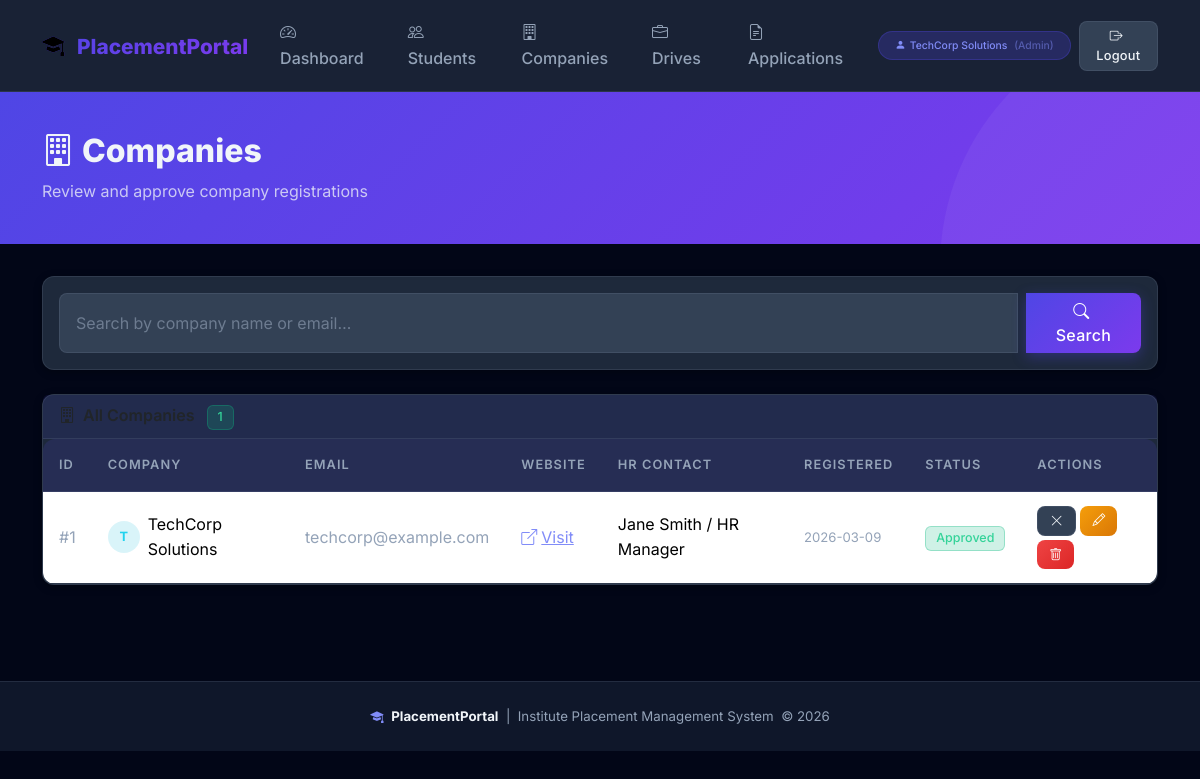
Page /admin/companies (signed in) on the committed database.
### tables this page shows
CREATE TABLE companies (
                id          INTEGER PRIMARY KEY AUTOINCREMENT,
                name        TEXT    NOT NULL,
                email       TEXT    NOT NULL UNIQUE,
                password    TEXT    NOT NULL,
                website     TEXT,
                hr_contact  TEXT,
                is_approved INTEGER NOT NULL DEFAULT 0,
                created_at  TEXT    NOT NULL DEFAULT (datetime('now'))
            );

### app.py (the view)
@app.route('/admin/companies')
@login_required_admin
def admin_companies():
    q = request.args.get('q', '').strip()
    if q:
        companies = query_db(
            "SELECT * FROM companies WHERE name LIKE ? OR email LIKE ? ORDER BY created_at DESC",
            [f'%{q}%', f'%{q}%']
        )
    else:
        companies = query_db("SELECT * FROM companies ORDER BY created_at DESC")
    return render_template('admin/companies.html', companies=companies, q=q)

### app.py (called while the page is built)
def get_db():
    if 'db' not in g:
        g.db = sqlite3.connect(DATABASE)
        g.db.row_factory = sqlite3.Row
        g.db.execute("PRAGMA foreign_keys = ON")
    return g.db

def query_db(query, args=(), one=False):
    cur = get_db().execute(query, args)
    rv = cur.fetchall()
    cur.close()
    return (rv[0] if rv else None) if one else rv

def login_required(role):
    def decorator(f):
        @wraps(f)
        def decorated(*args, **kwargs):
            if session.get('role') != role:
                flash('Please log in to access that page.', 'warning')
                return redirect(url_for('login'))
            return f(*args, **kwargs)
        return decorated
    return decorator

@app.context_processor
def inject_now():
    return {'now': datetime.now()}

### templates/admin/companies.html (shortened to what this page needs)
{% extends "base.html" %}
{% block content %}
<div class="page-header">
  <div class="container">
    <h1><i class="bi bi-building me-2"></i>Companies</h1>
    <p class="mb-0 opacity-75">Review and approve company registrations</p>
  </div>
</div>
<div class="container pb-5">
  <div class="card mb-4">
    <div class="card-body">
      <form method="GET" action="{{ url_for('admin_companies') }}" class="d-flex gap-2 search-bar">
        <input type="text" name="q" class="form-control" placeholder="Search by company name or email…"
               value="{{ q or '' }}"/>
        <button type="submit" class="btn btn-primary px-4"><i class="bi bi-search me-1"></i>Search</button>
      </form>
    </div>
  </div>
  <div class="card">
    <div class="card-header">
      <i class="bi bi-building me-2"></i>All Companies
      <span class="badge badge-approved ms-2">{{ companies|length }}</span>
    </div>
    <div class="card-body p-0">
      {% if companies %}
      <div class="table-responsive">
        <table class="table mb-0">
          <thead>
            <tr><th>ID</th><th>Company</th><th>Email</th><th>Website</th><th>HR Contact</th><th>Registered</th><th>Status</th><th>Actions</th></tr>
          </thead>
          <tbody>
            {% for c in companies %}
            <tr>
              <td style="color:var(--text-secondary);">#{{ c.id }}</td>
              <td class="fw-600">
                <div class="d-flex align-items-center gap-2">
                  <div class="avatar" style="background:rgba(6,182,212,0.15);color:#22d3ee;width:32px;height:32px;font-size:0.8rem;">
                    {{ c.name[0].upper() }}
                  </div>
                  {{ c.name }}
                </div>
              </td>
              <td style="color:var(--text-secondary);">{{ c.email }}</td>
              <td>
                {% if c.website %}
                  <a href="{{ c.website }}" target="_blank" style="color:var(--primary-light);">
                    <i class="bi bi-box-arrow-up-right me-1"></i>Visit
                  </a>
                {% else %}—{% endif %}
              </td>
              <td>{{ c.hr_contact or '—' }}</td>
              <td style="color:var(--text-secondary);font-size:0.82rem;">
                {{ c.created_at[:10] if c.created_at else '—' }}
              </td>
              <td>
                {% if c.is_approved %}
                  <span class="badge badge-approved">Approved</span>
                {% else %}
                  <span class="badge badge-pending">Pending</span>
                {% endif %}
              </td>
              <td>
                <div class="d-flex gap-1 flex-wrap">
                  {% if not c.is_approved %}
                  <form method="POST" action="{{ url_for('admin_approve_company', cid=c.id) }}" class="d-inline">
                    <button type="submit" class="btn btn-sm btn-success" title="Approve">
                      <i class="bi bi-check-lg"></i>
                    </button>
                  </form>
                  {% else %}
                  <form method="POST" action="{{ url_for('admin_reject_company', cid=c.id) }}" class="d-inline">
                    <button type="submit" class="btn btn-sm btn-secondary" title="Revoke">
                      <i class="bi bi-x-lg"></i>
                    </button>
                  </form>
                  {% endif %}
                  <a href="{{ url_for('admin_edit_company', cid=c.id) }}"
                     class="btn btn-sm btn-warning"><i class="bi bi-pencil"></i></a>
                  <form method="POST" action="{{ url_for('admin_delete_company', cid=c.id) }}"
                        class="d-inline" onsubmit="return confirm('Delete this company?')">
                    <button type="submit" class="btn btn-sm btn-danger"><i class="bi bi-trash"></i></button>
                  </form>
                </div>
              </td>
            </tr>
            {% endfor %}
          </tbody>
        </table>
      </div>
      {% else %}
      <div class="empty-state">
        <div class="empty-icon"><i class="bi bi-building"></i></div>
        <p>No companies found{% if q %} for "{{ q }}"{% endif %}.</p>
      </div>
      {% endif %}
    </div>
  </div>
</div>
{% endblock %}

### templates/base.html (shortened to what this page needs)
<!DOCTYPE html>
<html lang="en">
<head>
  <link rel="stylesheet" href="https://cdn.jsdelivr.net/npm/bootstrap@5.3.2/dist/css/bootstrap.min.css"/>
  <link rel="stylesheet" href="https://cdn.jsdelivr.net/npm/bootstrap-icons@1.11.3/font/bootstrap-icons.css"/>
  <link rel="stylesheet" href="{{ url_for('static', filename='css/style.css') }}"/>
</head>
<body>
{% if session.role %}
<nav class="navbar navbar-expand-lg sticky-top">
  <div class="container">
    <a class="navbar-brand" href="{{ url_for('index') }}">
      <i class="bi bi-mortarboard-fill me-2" style="font-size:1.4rem;-webkit-text-fill-color:initial;"></i>
      PlacementPortal
    </a>
    <div class="collapse navbar-collapse" id="navMain">
      <ul class="navbar-nav ms-auto align-items-lg-center gap-1">
        {% if session.role == 'admin' %}
          <li class="nav-item"><a class="nav-link" href="{{ url_for('admin_dashboard') }}"><i class="bi bi-speedometer2 me-1"></i>Dashboard</a></li>
          <li class="nav-item"><a class="nav-link" href="{{ url_for('admin_students') }}"><i class="bi bi-people me-1"></i>Students</a></li>
          <li class="nav-item"><a class="nav-link" href="{{ url_for('admin_companies') }}"><i class="bi bi-building me-1"></i>Companies</a></li>
          <li class="nav-item"><a class="nav-link" href="{{ url_for('admin_drives') }}"><i class="bi bi-briefcase me-1"></i>Drives</a></li>
          <li class="nav-item"><a class="nav-link" href="{{ url_for('admin_applications') }}"><i class="bi bi-file-earmark-text me-1"></i>Applications</a></li>
        {% elif session.role == 'company' %}
          <li class="nav-item"><a class="nav-link" href="{{ url_for('company_dashboard') }}"><i class="bi bi-speedometer2 me-1"></i>Dashboard</a></li>
          <li class="nav-item"><a class="nav-link" href="{{ url_for('company_create_drive') }}"><i class="bi bi-plus-circle me-1"></i>New Drive</a></li>
        {% elif session.role == 'student' %}
          <li class="nav-item"><a class="nav-link" href="{{ url_for('student_dashboard') }}"><i class="bi bi-speedometer2 me-1"></i>Dashboard</a></li>
          <li class="nav-item"><a class="nav-link" href="{{ url_for('student_profile') }}"><i class="bi bi-person-circle me-1"></i>Profile</a></li>
        {% endif %}
        <li class="nav-item ms-2">
          <span class="badge rounded-pill px-3 py-2" style="background:rgba(79,70,229,0.25);color:#818cf8;border:1px solid rgba(79,70,229,0.3);">
            <i class="bi bi-person-fill me-1"></i>{{ session.user_name }}
            <span class="ms-1 opacity-50">({{ session.role|capitalize }})</span>
          </span>
        </li>
        <li class="nav-item">
          <a class="btn btn-sm btn-secondary ms-1" href="{{ url_for('logout') }}">
            <i class="bi bi-box-arrow-right me-1"></i>Logout
          </a>
        </li>
      </ul>
    </div>
  </div>
</nav>
{% endif %}
{% block content %}{% endblock %}
{% if session.role %}
<footer class="mt-5 py-4" style="border-top:1px solid var(--border);background:var(--dark);">
  <div class="container text-center" style="color:var(--text-secondary);font-size:0.83rem;">
    <i class="bi bi-mortarboard-fill me-1" style="color:var(--primary-light);"></i>
    <strong style="color:var(--text-primary);">PlacementPortal</strong> &nbsp;|&nbsp;
    Institute Placement Management System &nbsp;&copy; {{ now.year }}
  </div>
</footer>
{% endif %}
</body>
</html>

### static/css/style.css (style rules this page uses)
:root { --primary: #4f46e5; --primary-dark: #3730a3; --primary-light: #818cf8; --secondary: #7c3aed; --accent: #06b6d4; --success: #10b981; --warning: #f59e0b; --danger: #ef4444; --dark: #0f172a; --darker: #020617; --surface: #1e293b; --surface-2: #334155; --text-primary: #f1f5f9; --text-secondary: #94a3b8; --border: rgba(148, 163, 184, 0.15); --glass: rgba(30, 41, 59, 0.85); --gradient-primary: linear-gradient(135deg, #4f46e5 0%, #7c3aed 100%); --gradient-accent: linear-gradient(135deg, #06b6d4 0%, #4f46e5 100%); --gradient-success: linear-gradient(135deg, #10b981 0%, #06b6d4 100%); --shadow-sm: 0 2px 8px rgba(0,0,0,0.3); --shadow-md: 0 8px 24px rgba(0,0,0,0.4); --shadow-lg: 0 16px 48px rgba(0,0,0,0.5); --radius: 12px; --radius-lg: 20px; }
* { box-sizing: border-box; }
body { font-family: 'Inter', sans-serif; background-color: var(--darker); color: var(--text-primary); min-height: 100vh; line-height: 1.6; }
.navbar { background: var(--glass) !important; backdrop-filter: blur(20px); border-bottom: 1px solid var(--border); padding: 0.75rem 0; }
.navbar-brand { font-weight: 800; font-size: 1.3rem; background: var(--gradient-primary); -webkit-background-clip: text; -webkit-text-fill-color: transparent; background-clip: text; }
.nav-link { color: var(--text-secondary) !important; font-weight: 500; transition: color 0.2s; padding: 0.5rem 1rem !important; border-radius: 8px; }
.nav-item .badge { font-size: 0.65rem; }
.page-header { background: var(--gradient-primary); padding: 2.5rem 0; margin-bottom: 2rem; position: relative; overflow: hidden; }
.page-header::before { content: ''; position: absolute; top: -50%; right: -20%; width: 500px; height: 500px; background: rgba(255,255,255,0.05); border-radius: 50%; }
.page-header h1 { font-weight: 800; font-size: 2rem; }
.page-header p { opacity: 0.85; }
.card { background: var(--surface) !important; border: 1px solid var(--border) !important; border-radius: var(--radius) !important; box-shadow: var(--shadow-sm); transition: transform 0.25s, box-shadow 0.25s; }
.card-header { background: rgba(79,70,229,0.1) !important; border-bottom: 1px solid var(--border) !important; font-weight: 600; }
.form-control, .form-select { background: var(--surface-2) !important; border: 1px solid var(--border) !important; color: var(--text-primary) !important; border-radius: 8px !important; padding: 0.6rem 1rem; transition: border-color 0.2s, box-shadow 0.2s; }
.form-control::placeholder { color: var(--text-secondary) !important; opacity: 0.6; }
.btn { font-weight: 500; border-radius: 8px !important; transition: all 0.2s; letter-spacing: 0.02em; }
.btn-primary { background: var(--gradient-primary) !important; border: 0 !important; box-shadow: 0 4px 14px rgba(79,70,229,0.35); }
.btn-danger { background: linear-gradient(135deg, #ef4444, #dc2626) !important; border: 0 !important; }
.btn-warning { background: linear-gradient(135deg, #f59e0b, #d97706) !important; border: 0 !important; color:#fff !important; }
.btn-secondary { background: var(--surface-2) !important; border: 1px solid var(--border) !important; color: var(--text-primary) !important; }
.btn-sm { font-size: 0.8rem; padding: 0.3rem 0.75rem; }
.table { color: var(--text-primary) !important; border-color: var(--border) !important; margin-bottom: 0; }
.table thead th { background: rgba(79,70,229,0.15) !important; border-color: var(--border) !important; font-weight: 600; font-size: 0.8rem; text-transform: uppercase; letter-spacing: 0.08em; color: var(--text-secondary) !important; padding: 1rem; }
.table tbody td { border-color: var(--border) !important; padding: 0.85rem 1rem; vertical-align: middle; }
.table tbody tr { transition: background 0.15s; }
.table-responsive { border-radius: var(--radius); overflow: hidden; }
.badge { font-weight: 500; padding: 0.4em 0.8em; border-radius: 6px; font-size: 0.78rem; }
.badge-approved { background: rgba(16,185,129,0.2); color: #34d399; border: 1px solid rgba(16,185,129,0.3); }
.avatar { width: 42px; height: 42px; border-radius: 50%; display: flex; align-items: center; justify-content: center; font-weight: 700; font-size: 1rem; flex-shrink: 0; }
.search-bar .form-control { border-radius: 8px 0 0 8px !important; }
.search-bar .btn { border-radius: 0 8px 8px 0 !important; }

### rows in the picture
companies: user_name "TechCorp Solutions", id "1", name "T", name "TechCorp Solutions", email "techcorp@example.com", hr_contact "Jane Smith / HR Manager", created_at "2026-03-09", is_approved "Approved"

### other values in the picture
{{ session.role|capitalize }} "Admin"
{{ companies|length }} "1"
